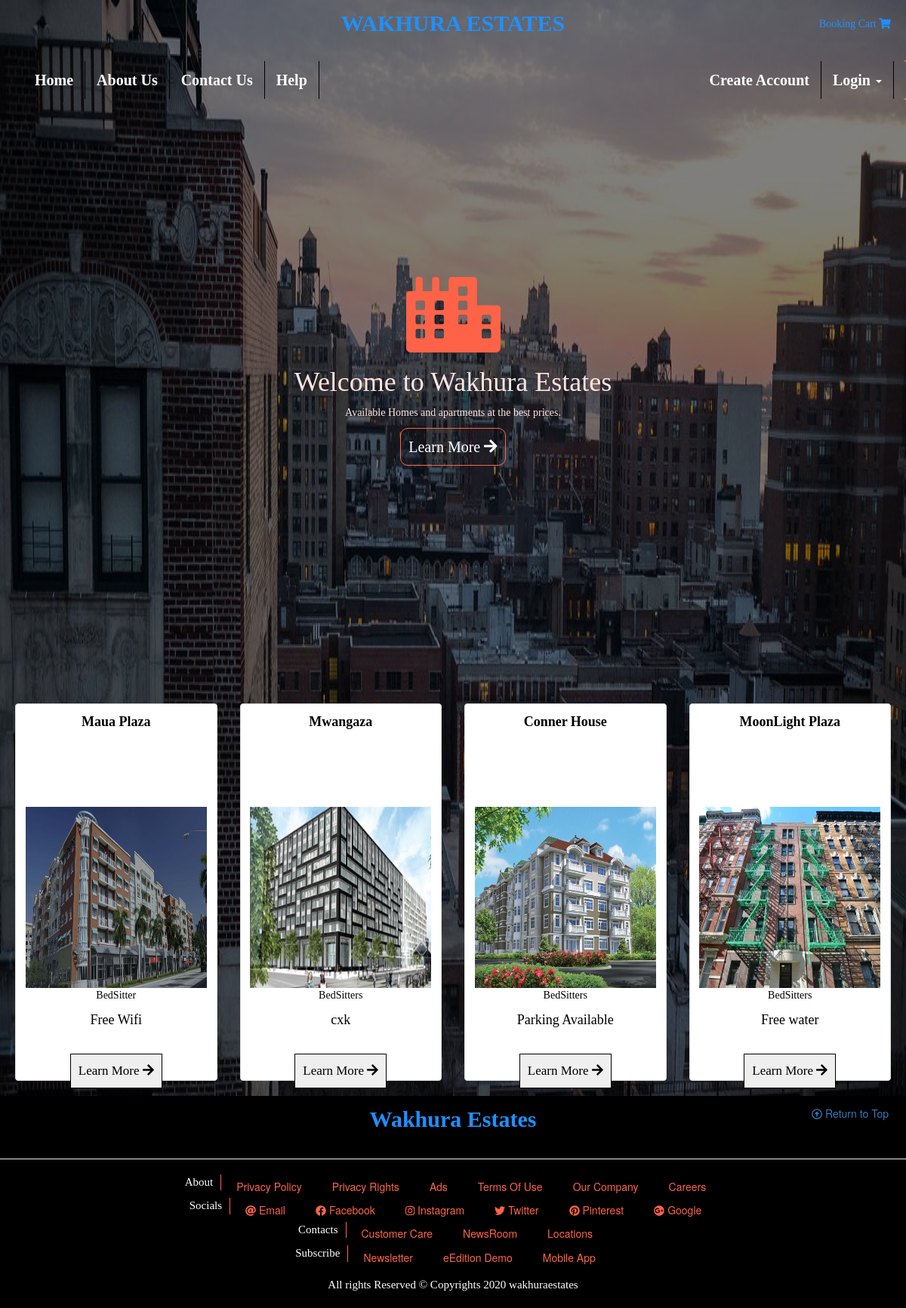
The page / on the database its author committed.
### tables this page shows
CREATE TABLE `apartment` (
  `apartment_id` int(11) NOT NULL,
  `name` varchar(50) NOT NULL,
  `image` varchar(50) NOT NULL,
  `description` text NOT NULL,
  `apartment_type` varchar(30) NOT NULL,
  `rent` varchar(30) NOT NULL,
  `location` varchar(30) NOT NULL
);

### index.php (the view, shortened to what this page needs)
<?php
include('assets/connection.php');
?>
<!DOCTYPE html>
<html>
<head>
<link rel="stylesheet" href="css/mainIndex.css">
<link rel="stylesheet" href="css/bootstrap.min.css">
<link rel="stylesheet" href="./FAICO/css/all.min.css">
<link rel="stylesheet" href="css/sweetalert.css">
</head>
<body>
<?php
include('assets/pageNav.php');
?>
<div class="landing">
<img src="./images/GettyImages_619686566.1503067714.jpg" alt="">
<div id="sect">
<i class="cit fas fa-city"></i>
<h1>Welcome to Wakhura Estates</h1>
<p>Available Homes and apartments at the best prices.</p>
<a href="#!" id="cta"><button class="cta">Learn More <i class="fas fa-arrow-right"></i></button></a>
</div>
</div>
<div id="sectionB">
<div class="row">
<div class="gallery">
<?php
$select="SELECT * FROM `apartment` ";
$record=mysqli_query($conn,$select);
while($row=mysqli_fetch_array($record)){
echo '
<div class="col-md-3 col-lg-3 image-responsive">
<div class="thumbnail " style="height:500px;">
<h4>'.$row['name'].'</h4>
<form id="formation" method="POST">
<img width="240" height="240" src="uploadsImg/'.$row['image'].'"class=" image-responsive" >
<p class="tag">'.$row['apartment_type'].'<br></p>
<p class="tag" style="font-size:18px;">'.$row['description'].' <br/></p>';
if (!empty($_SESSION['tenantID'])){
echo '
<input type="hidden" name="hiddenApID" value="'.$row['apartment_id'].'">
<input type="hidden" name="hiddenname" value="'.$row['name'].'">
<input id="bookBtn" type="submit" name="bookBtn" value="Book" class="form-control btn-info">
</form>';
}else{
echo '
<a href="#!" id="learner"><button>Learn More <i class="fas fa-arrow-right"></i></button></a>
</form>';
}
echo '</div></div>';
}
?>
</div>
</div>
</div>
<footer id="footer">
<div class="topper">
<div class="logo">
<a href="index.php">Wakhura Estates</a>
</div>
<div class="retop">
<a href="#!"> <i class="far fa-arrow-alt-circle-up"></i> Return to Top</a>
</div>
</div>
<hr>
<div class="midder">
<div class="about">
	<p>About</p>
<a href="#!">Privacy Policy</a>
<a href="#!">Privacy Rights</a>
<a href="#!">Ads</a>
<a href="#!">Terms Of Use</a>
<a href="#!">Our Company</a>
<a href="#!">Careers</a>
</div>
<div class="connect ">
	<p>Socials</p>
	<a href="#!"><i class="fas fa-at"></i> Email </a>
	<a href="#!"><i class="fab fa-facebook"></i> Facebook </a>
	<a href="#!"><i class="fab fa-instagram"></i> Instagram </a>
	<a href="#!"><i class="fab fa-twitter"></i> Twitter </a>
	<a href="#!"><i class="fab fa-pinterest"></i> Pinterest </a>
	<a href="#!"><i class="fab fa-google-plus"></i> Google </a>
</div>
<div class="contacts">
	<p>Contacts</p>
	<a href="#!">Customer Care</a>
	<a href="#!">NewsRoom</a>
	<a href="#!">Locations</a>
</div>
<div class="subscribe">
	<p>Subscribe</p>
	<a href="#!">Newsletter</a>
	<a href="">eEdition Demo</a>
	<a href="">Mobile App</a>
</div>
</div>
<div class="lachu">
<p>All rights Reserved &copy; Copyrights 2020 wakhuraestates</p>
</div>
</footer>
</body>
</html>

### assets/pageNav.php (shortened to what this page needs)
<!DOCTYPE html>
<html>
  <head>
    <link rel="stylesheet" href="pageNav.css" />
    <link href="../css/bootstrap.min.css" type="text/css" rel="stylesheet" />
  </head>
  <body>
    <header class="cont1">
      <div class="topper">
        <div class="logo">
          <a href="index.php">WAKHURA ESTATES</a>
        </div>
        <div class="bookingCart">
          <a href="cart.php"
            >Booking Cart <i class="fas fa-shopping-cart"></i
          ></a>
        </div>
      </div>
    </header>
    <nav class="navbar">
      <div class="container-fluid">
        <div class="collapse navbar-collapse" id="bs-example-navbar-collapse-1">
          <ul class="nav navbar-nav">
            <li><a href="index.php">Home</a></li>
            <li><a href="aboutus.php">About Us</a></li>
            <li><a href="contactus.php">Contact Us</a></li>
            <li><a href="helpuser.php">Help</a></li>
          </ul>
          <ul class="nav navbar-nav navbar-right">
            <li><a href="register.php">Create Account</a></li>
            <li class="dropdown bg-dark">
              <a
                href="#"
                class="dropdown-toggle active"
                data-toggle="dropdown"
                role="button"
                aria-haspopup="true"
                aria-expanded="false"
                >Login <span class="caret"></span
              ></a>
            </li>
          </ul>
        </div>
      </div>
    </nav>
  </body>
</html>

### css/mainIndex.css (style rules this page uses)
* { margin: 0; padding: 0; box-sizing: border-box; }
body { overflow-x: hidden; width: 100%; }
.landing { padding: 0; margin: 0; height: 100vh; width: 100%; background-color: rgba(0, 0, 0, 0.5); }
.landing img { position: fixed; top: 0; z-index: -3; height: 100%; width: 100%; background-size: cover; overflow: hidden; }
#sect { display: flex; align-items: center; justify-content: center; flex-flow: column wrap; color: #ffe4e1; font-family: cursive; height: 90%; width: 100%; }
#sect .cit { color: #ff6347; font-size: 10rem; }
#sect .cta { padding: 10px; text-decoration: none; color: #fff; font-family: cursive; font-size: 2rem; }
#cta button { background-color: transparent; border: 0.7px solid #ff6347; border-radius: 10px; }
#sectionB { background-color: rgba(0, 0, 0, 0.5); padding: 0 2rem 0 2rem; }
#formation { height: 100%; display: flex; flex-flow: column wrap; justify-content: center; align-items: center; font-family: cursive; color: #000; text-align: center; }
#learner { position: absolute; bottom: 10px; }
#learner button { padding: 10px; font-weight: 400; font-size: 1.7rem; font-family: cursive; border: 0.5px solid #000; color: #000; }
.thumbnail h4 { color: #000; text-align: center; font-family: cursive; font-weight: 600; }
footer { background-color: #000; }
.topper { display: flex; flex-flow: row wrap; }
.topper .logo { float: left; padding: 1.3rem; }
.topper .retop { position: absolute; right: 10px; padding: 1.3rem; }
.midder { padding: 0 4rem; }
.about, .connect, .contacts, .subscribe { display: flex; flex-flow: row wrap; justify-content: center; align-items: center; }
.lachu { text-align: center; color: #fff; font-size: 1.5rem; font-weight: 400; padding: 1rem; font-family: cursive; }
.about p, .connect p, .contacts p, .subscribe p { color: #fff; font-size: 1.5rem; font-weight: 400; padding-right: 1rem; border-right: 0.5px solid #ff6347; font-family: cursive; }
.about a, .connect a, .contacts a, .subscribe a { color: #ff6347; padding: 0 2rem; }

### assets/pageNav.php (style rules this page uses)
* { margin: 0; padding: 0; box-sizing: border-box; }
header { margin: 0; padding: 0; height: 10vh; width: 100%; background-color: rgba(0, 0, 0, 0.5); }
header .topper { display: flex; flex-flow: row wrap; justify-content: space-around; align-items: center; }
.topper .logo { margin: 0 auto; padding: 1rem; }
.topper .logo a { color: #1e90ff; font-family: cursive; font-weight: 600; font-size: 3rem; text-align: center; text-decoration: none; }
.topper .bookingCart { position: absolute; right: 20px; }
.topper .bookingCart a { color: #1e90ff; font-family: cursive; font-weight: 500; text-decoration: none; }
.topper .bookingCart { float: right; }
.navbar { background-color: rgba(0, 0, 0, 0.5); margin-bottom: 0px; width: 100%; z-index: 600; }
.navbar-nav li a { color: #fff; font-family: cursive; font-weight: 600; font-size: 2rem; border-right: 0.5px solid #000; }

### rows shown on the page
apartment: name "Maua Plaza", image (picture), apartment_type "BedSitter", description "Free Wifi"
apartment: name "Mwangaza", image (picture), apartment_type "BedSitters", description "cxk"
apartment: name "Conner House", image (picture), apartment_type "BedSitters", description "Parking Available"
apartment: name "MoonLight Plaza", image (picture), apartment_type "BedSitters", description "Free water"
